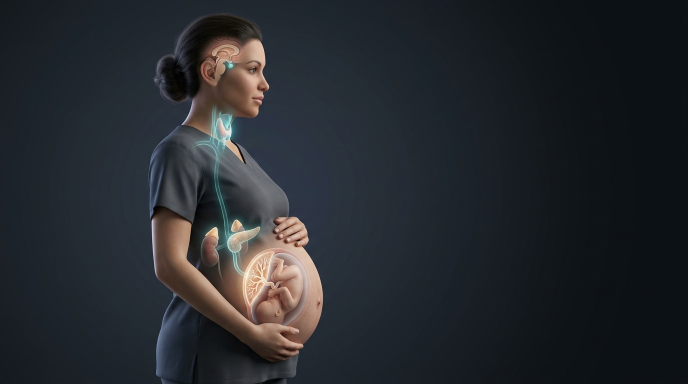
#> input picture assets/img/gdm_art_maternal_profile.jpg, 1376 x 768 px, found by its file name (shown at 1/2 size)
$ python build_gdm_portuguese_v2.py
#> lines starting #> are read from the running program, lines starting #| are printed output that depends on the picture
# -*- coding: utf-8 -*-
"""
build_gdm_portuguese_v2.py
Reconstrói com perfeição absoluta a Figura Médica 03: Fisiopatologia do Diabetes Gestacional & Hipótese de Pedersen.
- Canvas de altíssima resolução (2100 x 1320 px)
- 100% em Português
- ZERO resquícios de imagens/textos antigos em inglês
- ZERO sobreposição e ZERO vazamento de texto
- 4 Colunas perfeitamente alinhadas, cada uma com uma ilustração médica 3D no topo
- Tipografia nítida e harmoniosa com fontes TrueType do sistema
"""

import os
import cv2
import numpy as np
from PIL import Image, ImageDraw, ImageFont

def get_font(name, size):
    font_path = os.path.join("C:/Windows/Fonts", name)
    if os.path.exists(font_path):
        return ImageFont.truetype(font_path, size)
    return ImageFont.load_default()

def draw_wrapped_text(draw, text, x, y, max_width, font, fill, line_spacing=4):
    words = text.split(' ')
    lines = []
    current_line = []

    for word in words:
        test_line = ' '.join(current_line + [word])
        bbox = draw.textbbox((0, 0), test_line, font=font)
        w = bbox[2] - bbox[0]
        if w <= max_width:
            current_line.append(word)
        else:
            if current_line:
                lines.append(' '.join(current_line))
                current_line = [word]
            else:
                lines.append(word)
                current_line = []
    if current_line:
        lines.append(' '.join(current_line))

    cur_y = y
    for line in lines:
        draw.text((x, cur_y), line, font=font, fill=fill)
        bbox = draw.textbbox((0, 0), line, font=font)
        h = bbox[3] - bbox[1]
        cur_y += h + line_spacing
    return cur_y

def main():
    W, H = 2100, 1340
    img = Image.new("RGB", (W, H), (248, 250, 252))
    draw = ImageDraw.Draw(img)

    # Fontes
    f_title = get_font("segoeuib.ttf", 30)
    f_sub = get_font("segoeui.ttf", 16)
    f_col_h = get_font("segoeuib.ttf", 17)
    f_card_h = get_font("segoeuib.ttf", 15)
    f_card_sub = get_font("segoeuib.ttf", 13)
    f_bold = get_font("segoeuib.ttf", 12)
    f_regular = get_font("segoeui.ttf", 12)
    f_small = get_font("segoeui.ttf", 11)
    f_badge = get_font("segoeuib.ttf", 11)

    # 1. HEADER BANNER
    draw.rectangle([0, 0, W, 105], fill=(255, 255, 255))
    draw.line([0, 105, W, 105], fill=(226, 232, 240), width=2)

    # Badges do topo
    draw.rounded_rectangle([40, 15, 300, 42], radius=6, fill=(240, 253, 250), outline=(94, 234, 212), width=1)
    draw.text((170, 28), "FIGURA MÉDICA 03 • ENDOCRINOLOGIA", font=f_badge, fill=(15, 118, 110), anchor="mm")

    draw.rounded_rectangle([1680, 15, 2060, 42], radius=6, fill=(241, 245, 249), outline=(203, 213, 225), width=1)
    draw.text((1870, 28), "USMLE STEP 2 CK • FEBRASGO • IADPSG • ADA", font=f_badge, fill=(71, 85, 105), anchor="mm")

    # Título Principal e Subtítulo
    draw.text((W // 2, 42), "FISIOPATOLOGIA DO DIABETES MELLITUS GESTACIONAL (DMG)", font=f_title, fill=(15, 23, 42), anchor="mm")
    draw.text((W // 2, 78), "Hipótese de Pedersen • Dinâmica Materno-Placentária-Fetal • Mecanismos Moleculares & Repercussões Neonatais", font=f_sub, fill=(71, 85, 105), anchor="mm")

    # CARREGAR ILUSTRAÇÕES MÉDICAS GERADAS
    p_maternal = "assets/img/gdm_art_maternal_profile.jpg"
    p_placenta = "assets/img/gdm_art_placental_diffusion.jpg"
    p_neonatal = "assets/img/gdm_art_neonatal_consequences.jpg"

    art_mat = Image.open(p_maternal) if os.path.exists(p_maternal) else None
#> art_mat is the input picture: PIL image 1376x768 RGB; mean R, G, B 37.7, 41.2, 46
    art_pla = Image.open(p_placenta) if os.path.exists(p_placenta) else None
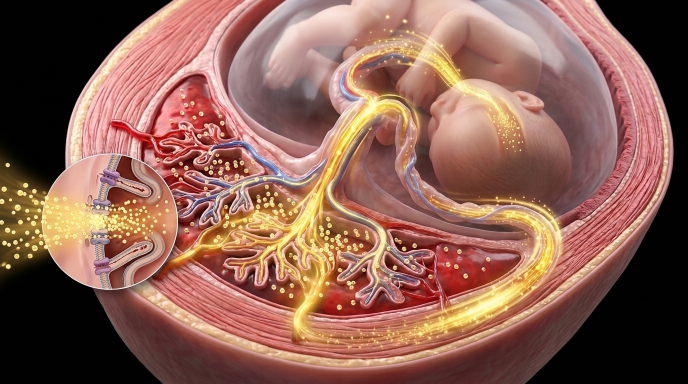
#> input picture assets/img/gdm_art_placental_diffusion.jpg, 1376 x 768 px, found by its file name (shown at 1/2 size)
#> art_pla is the input picture: PIL image 1376x768 RGB; mean R, G, B 140.3, 97.4, 84.3
    art_neo = Image.open(p_neonatal) if os.path.exists(p_neonatal) else None
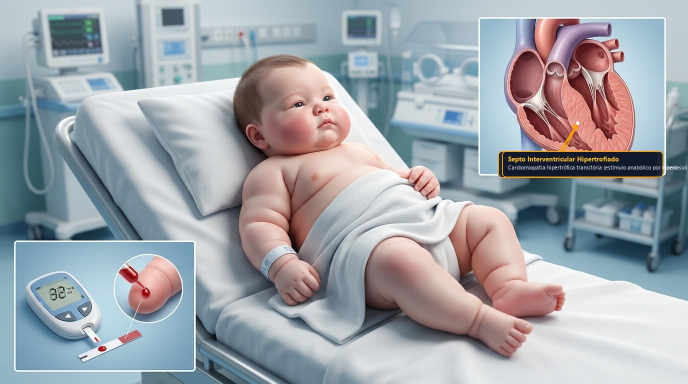
#> input picture assets/img/gdm_art_neonatal_consequences.jpg, 1376 x 768 px, found by its file name (shown at 1/2 size)
#> art_neo is the input picture: PIL image 1376x768 RGB; mean R, G, B 157.8, 162.6, 168.8

    # COORDENADAS DAS 4 COLUNAS (Espaçamento simétrico)
    c1_x1, c1_x2 = 35, 530
    c2_x1, c2_x2 = 550, 970
    c3_x1, c3_x2 = 990, 1450
    c4_x1, c4_x2 = 1470, 2065
    header_y1, header_y2 = 120, 168

    # =========================================================================
    # COLUNA 1: COMPARTIMENTO MATERNO
    # =========================================================================
    draw.rounded_rectangle([c1_x1, header_y1, c1_x2, header_y2], radius=10, fill=(37, 99, 235))
    draw.text(((c1_x1 + c1_x2) // 2, (header_y1 + header_y2) // 2), "1. COMPARTIMENTO MATERNO", font=f_col_h, fill=(255, 255, 255), anchor="mm")

    # Arte 1: Mãe / Eixo Endócrino
    if art_mat:
        crop_mat = art_mat.crop((180, 40, 820, 750))
        crop_mat = crop_mat.resize((c1_x2 - c1_x1, 230), Image.Resampling.LANCZOS)
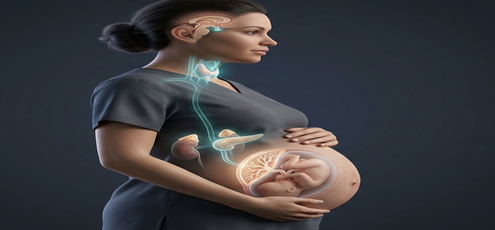
#> crop_mat: PIL image 495x230 RGB; mean R, G, B 59, 59.6, 63.4
        mask_mat = Image.new("L", crop_mat.size, 0)
#> mask_mat: PIL image 495x230 L; every value is 0
        mask_mat_draw = ImageDraw.Draw(mask_mat)
        mask_mat_draw.rounded_rectangle([0, 0, crop_mat.size[0], crop_mat.size[1]], radius=12, fill=255)
        img.paste(crop_mat, (c1_x1, 180), mask_mat)
        draw.rounded_rectangle([c1_x1, 180, c1_x2, 410], radius=12, outline=(191, 219, 254), width=2)
        draw.rounded_rectangle([c1_x1 + 10, 380, c1_x2 - 10, 404], radius=6, fill=(15, 23, 42))
        draw.text(((c1_x1 + c1_x2) // 2, 392), "Eixo Endócrino Materno-Placentário (hPL, Cortisol, PGH)", font=f_badge, fill=(224, 231, 255), anchor="mm")

    # Card 1.1: Hormônios Contrainsulínicos Diabetogênicos
    card1_y1 = 422
    card1_y2 = 575
    draw.rounded_rectangle([c1_x1, card1_y1, c1_x2, card1_y2], radius=12, fill=(255, 255, 255), outline=(191, 219, 254), width=2)
    draw.text((c1_x1 + 16, card1_y1 + 16), "Hormônios Contrainsulínicos Diabetogênicos", font=f_card_h, fill=(30, 58, 138))
    draw_wrapped_text(draw, "• Lactogênio Placentário Humano (hPL): principal hormônio diabetogênico.", c1_x1 + 16, card1_y1 + 42, c1_x2 - c1_x1 - 32, f_regular, (51, 65, 85))
    draw_wrapped_text(draw, "• Progesterona, Cortisol Livre e Prolactina: ação sinérgica anti-insulínica.", c1_x1 + 16, card1_y1 + 72, c1_x2 - c1_x1 - 32, f_regular, (51, 65, 85))
    draw_wrapped_text(draw, "• Hormônio do Crescimento Placentário (PGH): reforça lipólise e poupa glicose.", c1_x1 + 16, card1_y1 + 102, c1_x2 - c1_x1 - 32, f_regular, (51, 65, 85))

    # Card 1.2: Aumento da Resistência Periférica à Insulina
    card2_y1 = 587
    card2_y2 = 715
    draw.rounded_rectangle([c1_x1, card2_y1, c1_x2, card2_y2], radius=12, fill=(239, 246, 255), outline=(147, 197, 253), width=2)
    draw.text((c1_x1 + 16, card2_y1 + 14), "Resistência Periférica à Insulina", font=f_card_h, fill=(29, 78, 216))
    draw_wrapped_text(draw, "• Bloqueio pós-receptor nos tecidos muscular e adiposo maternos.", c1_x1 + 16, card2_y1 + 38, c1_x2 - c1_x1 - 32, f_bold, (30, 64, 175))
    draw_wrapped_text(draw, "• Finalidade fisiológica: direcionar nutrientes para a unidade fetoplacentária.", c1_x1 + 16, card2_y1 + 64, c1_x2 - c1_x1 - 32, f_regular, (71, 85, 105))
    draw_wrapped_text(draw, "• Pico no início do 3º trimestre (24 a 28 semanas) -> Momento do rastreio TOTG.", c1_x1 + 16, card2_y1 + 90, c1_x2 - c1_x1 - 32, f_badge, (30, 58, 138))

    # Card 1.3: Bifurcação Fisiopatológica
    card3_y1 = 727
    card3_y2 = 1005
    draw.rounded_rectangle([c1_x1, card3_y1, c1_x2, card3_y2], radius=12, fill=(255, 255, 255), outline=(226, 232, 240), width=2)
    draw.text((c1_x1 + 16, card3_y1 + 14), "Capacidade Compensatória Pancreática Materna", font=f_card_h, fill=(15, 23, 42))

    # Sub-box Gestação Normal
    sub_n_y1 = card3_y1 + 38
    sub_n_y2 = card3_y1 + 148
    draw.rounded_rectangle([c1_x1 + 12, sub_n_y1, c1_x2 - 12, sub_n_y2], radius=8, fill=(240, 253, 244), outline=(134, 239, 172), width=1)
    draw.text((c1_x1 + 24, sub_n_y1 + 10), "Gestação Normal (Fisiológica - Compensada)", font=f_bold, fill=(21, 128, 61))
    draw_wrapped_text(draw, "-> Células-beta hipertrofiam e aumentam secreção de insulina em 2 a 3x.", c1_x1 + 24, sub_n_y1 + 32, c1_x2 - c1_x1 - 50, f_regular, (22, 101, 52))
    draw_wrapped_text(draw, "-> Euglicemia materna preservada -> Crescimento fetal harmônico e saudável.", c1_x1 + 24, sub_n_y1 + 68, c1_x2 - c1_x1 - 50, f_bold, (21, 128, 61))

    # Sub-box DMG
    sub_d_y1 = card3_y1 + 158
    sub_d_y2 = card3_y1 + 268
    draw.rounded_rectangle([c1_x1 + 12, sub_d_y1, c1_x2 - 12, sub_d_y2], radius=8, fill=(254, 242, 242), outline=(252, 165, 165), width=1)
    draw.text((c1_x1 + 24, sub_d_y1 + 10), "Diabetes Gestacional (DMG - Descompensada)", font=f_bold, fill=(185, 28, 28))
    draw_wrapped_text(draw, "-> Falência ou disfunção das células-beta (predisposição genética + estresse metabólico).", c1_x1 + 24, sub_d_y1 + 32, c1_x2 - c1_x1 - 50, f_regular, (153, 27, 27))
    draw_wrapped_text(draw, "-> Incapacidade de compensar a resistência periférica à insulina.", c1_x1 + 24, sub_d_y1 + 68, c1_x2 - c1_x1 - 50, f_bold, (185, 28, 28))

    # Card 1.4: HIPERGLICEMIA MATERNA CRÔNICA
    card4_y1 = 1017
    card4_y2 = 1170
    draw.rounded_rectangle([c1_x1, card4_y1, c1_x2, card4_y2], radius=12, fill=(30, 58, 138), outline=(59, 130, 246), width=2)
    draw.text(((c1_x1 + c1_x2) // 2, card4_y1 + 28), "HIPERGLICEMIA MATERNA CRÔNICA", font=get_font("segoeuib.ttf", 16), fill=(255, 255, 255), anchor="mm")
    draw_wrapped_text(draw, "Glicemia plasmática persistentemente elevada na circulação materna.", c1_x1 + 20, card4_y1 + 54, c1_x2 - c1_x1 - 40, f_regular, (191, 219, 254))
    draw_wrapped_text(draw, "Cria um potente gradiente de difusão contínuo para o espaço interviloso placentário.", c1_x1 + 20, card4_y1 + 86, c1_x2 - c1_x1 - 40, f_bold, (255, 255, 255))

    # =========================================================================
    # COLUNA 2: PLACENTA & BARREIRA SELETIVA
    # =========================================================================
    draw.rounded_rectangle([c2_x1, header_y1, c2_x2, header_y2], radius=10, fill=(220, 38, 38))
    draw.text(((c2_x1 + c2_x2) // 2, (header_y1 + header_y2) // 2), "2. PLACENTA (BARREIRA SELETIVA)", font=f_col_h, fill=(255, 255, 255), anchor="mm")

    # Arte 2: Vilosidades Placentárias & Difusão de Glicose
    if art_pla:
        crop_pla = art_pla.crop((60, 100, 850, 750))
        crop_pla = crop_pla.resize((c2_x2 - c2_x1, 230), Image.Resampling.LANCZOS)
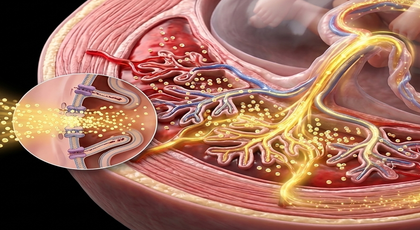
#> crop_pla: PIL image 420x230 RGB; mean R, G, B 158.6, 108.9, 92.3
        mask_pla = Image.new("L", crop_pla.size, 0)
#> mask_pla: PIL image 420x230 L; every value is 0
        mask_pla_draw = ImageDraw.Draw(mask_pla)
        mask_pla_draw.rounded_rectangle([0, 0, crop_pla.size[0], crop_pla.size[1]], radius=12, fill=255)
        img.paste(crop_pla, (c2_x1, 180), mask_pla)
        draw.rounded_rectangle([c2_x1, 180, c2_x2, 410], radius=12, outline=(254, 202, 202), width=2)
        draw.rounded_rectangle([c2_x1 + 10, 380, c2_x2 - 10, 404], radius=6, fill=(15, 23, 42))
        draw.text(((c2_x1 + c2_x2) // 2, 392), "Vilosidades Placentárias & Difusão de Partículas de Glicose", font=f_badge, fill=(254, 202, 202), anchor="mm")

    # Card 2.1: Gradiente Materno-Fetal
    card21_y1 = 422
    card21_y2 = 560
    draw.rounded_rectangle([c2_x1, card21_y1, c2_x2, card21_y2], radius=12, fill=(255, 255, 255), outline=(254, 202, 202), width=2)
    draw.text((c2_x1 + 16, card21_y1 + 16), "Gradiente de Concentração Materno-Fetal", font=f_card_h, fill=(159, 18, 57))
    draw_wrapped_text(draw, "• A glicose materna flui livremente em direção ao compartimento fetal.", c2_x1 + 16, card21_y1 + 42, c2_x2 - c2_x1 - 32, f_regular, (51, 65, 85))
    draw_wrapped_text(draw, "• Sobrecarga contínua e sem freio de carboidratos para o conceito.", c2_x1 + 16, card21_y1 + 72, c2_x2 - c2_x1 - 32, f_regular, (51, 65, 85))
    draw_wrapped_text(draw, "• O feto é um receptor passivo de substrato energético.", c2_x1 + 16, card21_y1 + 102, c2_x2 - c2_x1 - 32, f_bold, (159, 18, 57))

    # Card 2.2: Transportador GLUT1
    card22_y1 = 572
    card22_y2 = 745
    draw.rounded_rectangle([c2_x1, card22_y1, c2_x2, card22_y2], radius=12, fill=(254, 242, 242), outline=(239, 68, 68), width=2)
    draw.text(((c2_x1 + c2_x2) // 2, card22_y1 + 22), "DIFUSÃO FACILITADA VIA GLUT1", font=f_card_h, fill=(185, 28, 28), anchor="mm")
    draw_wrapped_text(draw, "• Transporte mediado por transportadores de glicose GLUT1 nos sinciciotrofoblastos.", c2_x1 + 16, card22_y1 + 46, c2_x2 - c2_x1 - 32, f_regular, (71, 85, 105))
    draw_wrapped_text(draw, "• Processo independente de gasto de energia e independente de insulina.", c2_x1 + 16, card22_y1 + 84, c2_x2 - c2_x1 - 32, f_bold, (153, 27, 27))
    draw_wrapped_text(draw, "• Quanto maior a glicemia materna, maior a taxa de passagem direta para a veia umbilical.", c2_x1 + 16, card22_y1 + 120, c2_x2 - c2_x1 - 32, f_regular, (71, 85, 105))

    # Card 2.3: BARREIRA PLACENTÁRIA À INSULINA
    card23_y1 = 757
    card23_y2 = 985
    draw.rounded_rectangle([c2_x1, card23_y1, c2_x2, card23_y2], radius=12, fill=(153, 27, 27), outline=(220, 38, 38), width=2)
    draw.text(((c2_x1 + c2_x2) // 2, card23_y1 + 24), "BARREIRA PLACENTÁRIA ABSOLUTA", font=f_card_sub, fill=(254, 202, 202), anchor="mm")
    draw.text(((c2_x1 + c2_x2) // 2, card23_y1 + 52), "A INSULINA MATERNA NÃO", font=get_font("segoeuib.ttf", 17), fill=(255, 255, 255), anchor="mm")
    draw.text(((c2_x1 + c2_x2) // 2, card23_y1 + 78), "ATRAVESSA A PLACENTA!", font=get_font("segoeuib.ttf", 17), fill=(255, 255, 255), anchor="mm")
    draw_wrapped_text(draw, "A insulina é uma molécula proteica de 5,8 kDa grande demais para transpor a barreira placentária íntegra.", c2_x1 + 20, card23_y1 + 108, c2_x2 - c2_x1 - 40, f_regular, (254, 226, 226))
    draw_wrapped_text(draw, "Consequência Clínica Vital: A insulina materna não regula nem reduz a glicose no polo fetal!", c2_x1 + 20, card23_y1 + 154, c2_x2 - c2_x1 - 40, f_bold, (254, 242, 242))

    # Card 2.4: Síntese de Pedersen
    card24_y1 = 997
    card24_y2 = 1170
    draw.rounded_rectangle([c2_x1, card24_y1, c2_x2, card24_y2], radius=12, fill=(255, 255, 255), outline=(252, 165, 165), width=2)
    draw.text(((c2_x1 + c2_x2) // 2, card24_y1 + 20), "Princípio Fundamental de Pedersen (1954)", font=f_card_sub, fill=(185, 28, 28), anchor="mm")
    draw_wrapped_text(draw, "A placenta transfere toda a glicose excedente, mas bloqueia a insulina materna.", c2_x1 + 16, card24_y1 + 42, c2_x2 - c2_x1 - 32, f_regular, (51, 65, 85))
    draw_wrapped_text(draw, "Isso força o próprio pâncreas fetal a assumir sozinho toda a carga de metabolização!", c2_x1 + 16, card24_y1 + 84, c2_x2 - c2_x1 - 32, f_bold, (153, 27, 27))

    # =========================================================================
    # COLUNA 3: COMPARTIMENTO FETAL
    # =========================================================================
    draw.rounded_rectangle([c3_x1, header_y1, c3_x2, header_y2], radius=10, fill=(126, 34, 206))
    draw.text(((c3_x1 + c3_x2) // 2, (header_y1 + header_y2) // 2), "3. COMPARTIMENTO FETAL", font=f_col_h, fill=(255, 255, 255), anchor="mm")

    # Arte 3: Feto em desenvolvimento recebendo o cordão umbilical
    if art_pla:
        crop_fet = art_pla.crop((550, 0, 1350, 600))
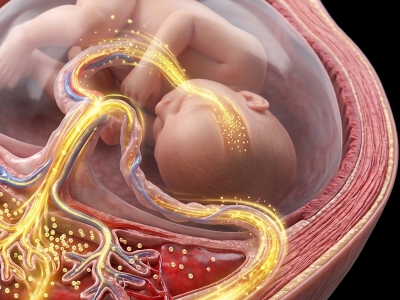
#> crop_fet: PIL image 800x600 RGB (shown at 1/2 size); mean R, G, B 163, 116.6, 101.7
        crop_fet = crop_fet.resize((c3_x2 - c3_x1, 230), Image.Resampling.LANCZOS)
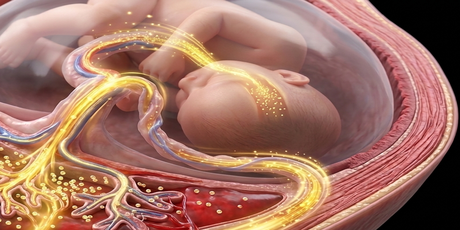
#> crop_fet: PIL image 460x230 RGB; mean R, G, B 163, 116.6, 101.7
        mask_fet = Image.new("L", crop_fet.size, 0)
#> mask_fet: PIL image 460x230 L; every value is 0
        mask_fet_draw = ImageDraw.Draw(mask_fet)
        mask_fet_draw.rounded_rectangle([0, 0, crop_fet.size[0], crop_fet.size[1]], radius=12, fill=255)
        img.paste(crop_fet, (c3_x1, 180), mask_fet)
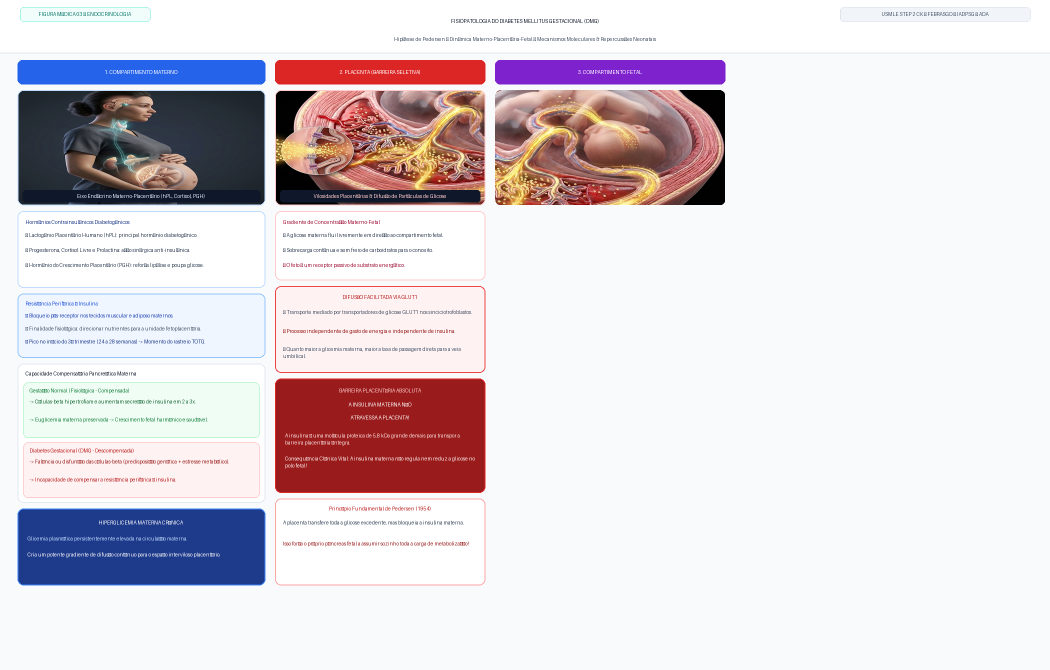
#> img: PIL image 2100x1340 RGB (shown at 1/2 size); mean R, G, B 221.6, 214.1, 219.4
        draw.rounded_rectangle([c3_x1, 180, c3_x2, 410], radius=12, outline=(216, 180, 254), width=2)
        draw.rounded_rectangle([c3_x1 + 10, 380, c3_x2 - 10, 404], radius=6, fill=(15, 23, 42))
        draw.text(((c3_x1 + c3_x2) // 2, 392), "Conceito em Desenvolvimento & Influxo Umbilical de Glicose", font=f_badge, fill=(233, 213, 255), anchor="mm")

    # Card 3.1: Influxo de Glicose & Hiperglicemia Fetal
    card31_y1 = 422
    card31_y2 = 550
    draw.rounded_rectangle([c3_x1, card31_y1, c3_x2, card31_y2], radius=12, fill=(250, 245, 255), outline=(216, 180, 254), width=2)
    draw.text((c3_x1 + 16, card31_y1 + 14), "Influxo Contínuo de Glicose (Veia Umbilical)", font=f_card_h, fill=(88, 28, 135))
    draw_wrapped_text(draw, "• A sobrecarga de glicose chega diretamente pelo cordão umbilical.", c3_x1 + 16, card31_y1 + 38, c3_x2 - c3_x1 - 32, f_regular, (51, 65, 85))
#> (the rest of the program and of its run is left out)
